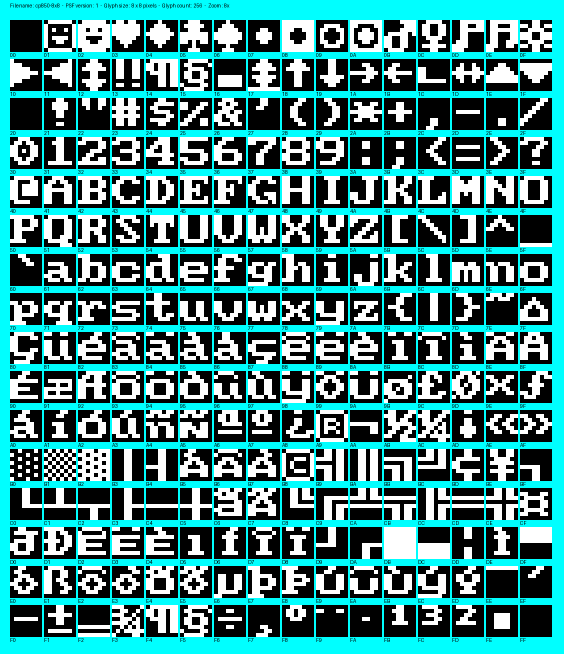
#> input picture OUTILS/cp850-8x8.png, 1128 x 1308 px (shown at 1/2 size)
$ python img2vga.py cp850-8x8.png
#> lines starting #> are read from the running program, lines starting #| are printed output that depends on the picture
#!/usr/bin/env python3
# img2vga.py — convertit une image en .RAW + .PAL pour le mode 13h VGA
# Usage : python3 img2vga.py image.jpg
# Usage : python3 img2vga.py image.png
#
# Néccesite d'avoir installé au préalable python3-pillow
#
# Cas gérés :
# - RGB classique (JPG, PNG sans transparence)
# - RGBA (PNG avec transparence) : aplati sur fond noir
# - Indexée (PNG déjà en 256 couleurs) : palette préservée, pas de re-quantification
# - Niveaux de gris (mode L) : converti en RGB avant quantification

import sys
from PIL import Image

if len(sys.argv) != 2:
    print("Usage: python3 img2vga.py <image>")
    sys.exit(1)

src  = sys.argv[1]
base = src.rsplit('.', 1)[0]

img = Image.open(src)
#> img is the input picture: PIL image 1128x1308 RGB; mean R, G, B 65.8, 138.1, 138.1

# --- Cas 1 : image déjà indexée en 256 couleurs ou moins ---
# On préserve la palette d'origine sans re-quantifier.
if img.mode == 'P':
    img = img.resize((320, 200), Image.LANCZOS)

# --- Cas 2 : RGBA (transparence) ---
# On aplatit le canal alpha sur du noir avant de quantifier.
elif img.mode == 'RGBA':
    bg = Image.new('RGB', img.size, (0, 0, 0))
    bg.paste(img, mask=img.split()[3])
    img = bg.resize((320, 200), Image.LANCZOS)
    img = img.quantize(colors=256, dither=Image.Dither.FLOYDSTEINBERG)

# --- Cas 3 : RGB ou L (niveaux de gris) ---
else:
    img = img.convert('RGB')
    img = img.resize((320, 200), Image.LANCZOS)
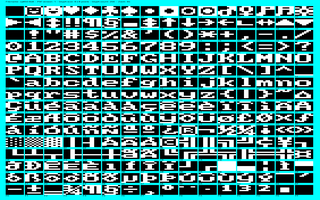
#> img: PIL image 320x200 RGB; mean R, G, B 66.6, 138.4, 138.4
    img = img.quantize(colors=256, dither=Image.Dither.FLOYDSTEINBERG)
#> img: PIL image 320x200 P

# --- RAW : 64000 octets d'index de palette ---
raw = img.tobytes()
assert len(raw) == 64000, f"Taille RAW inattendue : {len(raw)} octets"
with open(base + ".raw", "wb") as f:
    f.write(raw)

# --- PAL : 256 × RGB sur 6 bits (0-63) ---
# getpalette() peut renvoyer une liste tronquée si l'image a peu de couleurs.
# On padde à 256 entrées (768 valeurs) avant la conversion 8→6 bits.
pal8 = img.getpalette()
#> pal8 = 768 values, max 255 at index 0, min 0 at index 243, mean 121.8
pal8 += [0] * (768 - len(pal8))
pal6 = bytes(v >> 2 for v in pal8)
with open(base + ".pal", "wb") as f:
    f.write(pal6)

print(f"OK  {base}.raw  ({len(raw)} octets)")
#| OK  cp850-8x8.raw  (64000 octets)
print(f"OK  {base}.pal  (256 couleurs sur 6 bits)")
